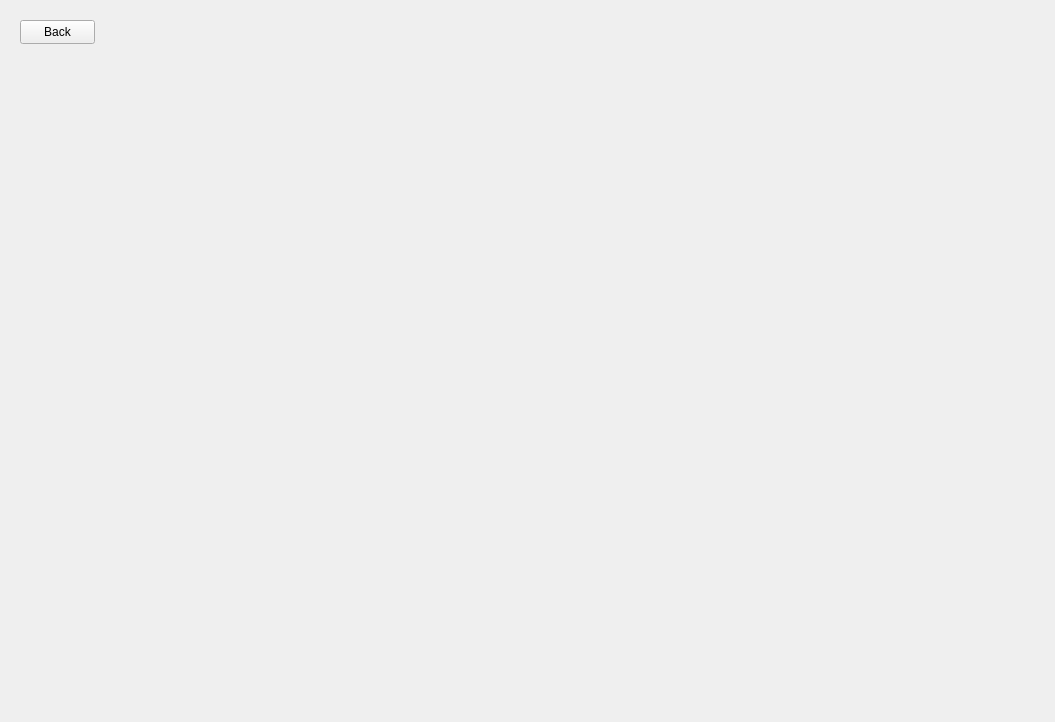
<?xml version="1.0" encoding="UTF-8"?>
<ui version="4.0">
 <class>SignUpWindowClass</class>
 <widget class="QWidget" name="SignUpWindowClass">
  <property name="geometry">
   <rect>
    <x>0</x>
    <y>0</y>
    <width>1055</width>
    <height>722</height>
   </rect>
  </property>
  <property name="windowTitle">
   <string>SignUpWindow</string>
  </property>
  <widget class="QPushButton" name="Back">
   <property name="geometry">
    <rect>
     <x>20</x>
     <y>20</y>
     <width>75</width>
     <height>24</height>
    </rect>
   </property>
   <property name="text">
    <string>Back</string>
   </property>
  </widget>
 </widget>
 <layoutdefault spacing="6" margin="11"/>
 <resources/>
 <connections/>
</ui>
